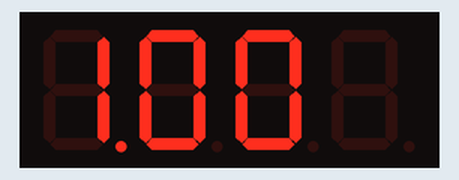
Recording of a sketch running on a simulated Arduino Uno, built with avr-gcc and run on an emulated ATmega328P. Shown: 4-digit seven-segment display.

Above: at 0.1 s.
At 1.1 s:
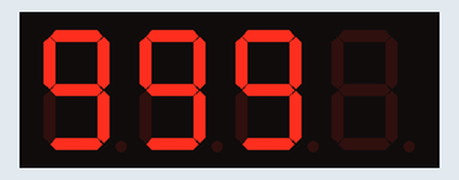
At 2.1 s:
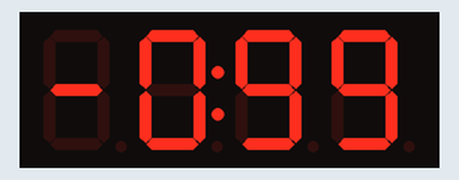
At 3.1 s:
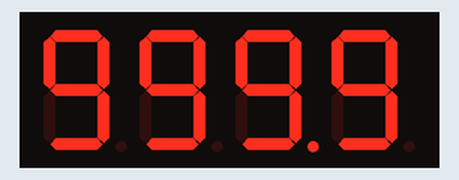
At 5.1 s:
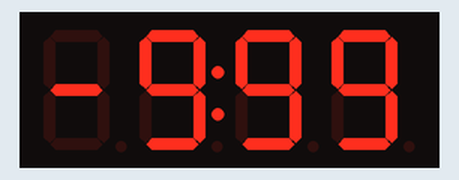
At 6.1 s:
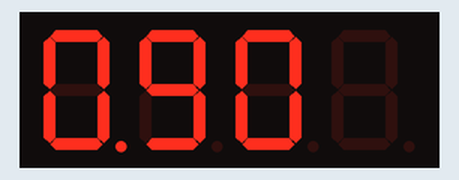

Measured:
- by itself, everything shown: repeats every 7.1 s, in 7 steps
- what the display in image 1 shows lasts 1.0 s, from 1.0 s to 2.0 s

The sketch:

DisplayDecimal.ino
```cpp
//Demo for 4-Digit Display (D4056A) only by Catalex
//Hardware: A 4-Digit Display (D4056A)
//Board: Catduino or Arduino UNO R3,Arduino Mega2560...
//IDE:   Arduino-1.0
//Function: Display the decimals on the digital tube.
//Store: http://www.aliexpress.com/store/1199788
//          http://dx.com
/*********************************************************************/

#include "TM1637.h"
#define CLK A5//connect CLK of the 4-Digit Display to A5 of Arduino and can be changed to other ports
#define DIO A4//
TM1637 disp(CLK,DIO);
void setup()
{
  disp.set(BRIGHT_TYPICAL);//BRIGHT_TYPICAL = 2,BRIGHT_DARKEST = 0,BRIGHTEST = 7;
  disp.init(D4056A);//D4056A is the type of the module
}
void loop()
{
  disp.display(0.999);
  delay(1000);
  disp.display(999);
  delay(1000);
  disp.display(-0.99);
  delay(1000);
  disp.display(999.9);
  delay(1000);
  disp.display(9999);
  delay(1000);
  disp.display(-9.99);
  delay(1000);
  disp.display(0.9);
  delay(1000);
}
```
